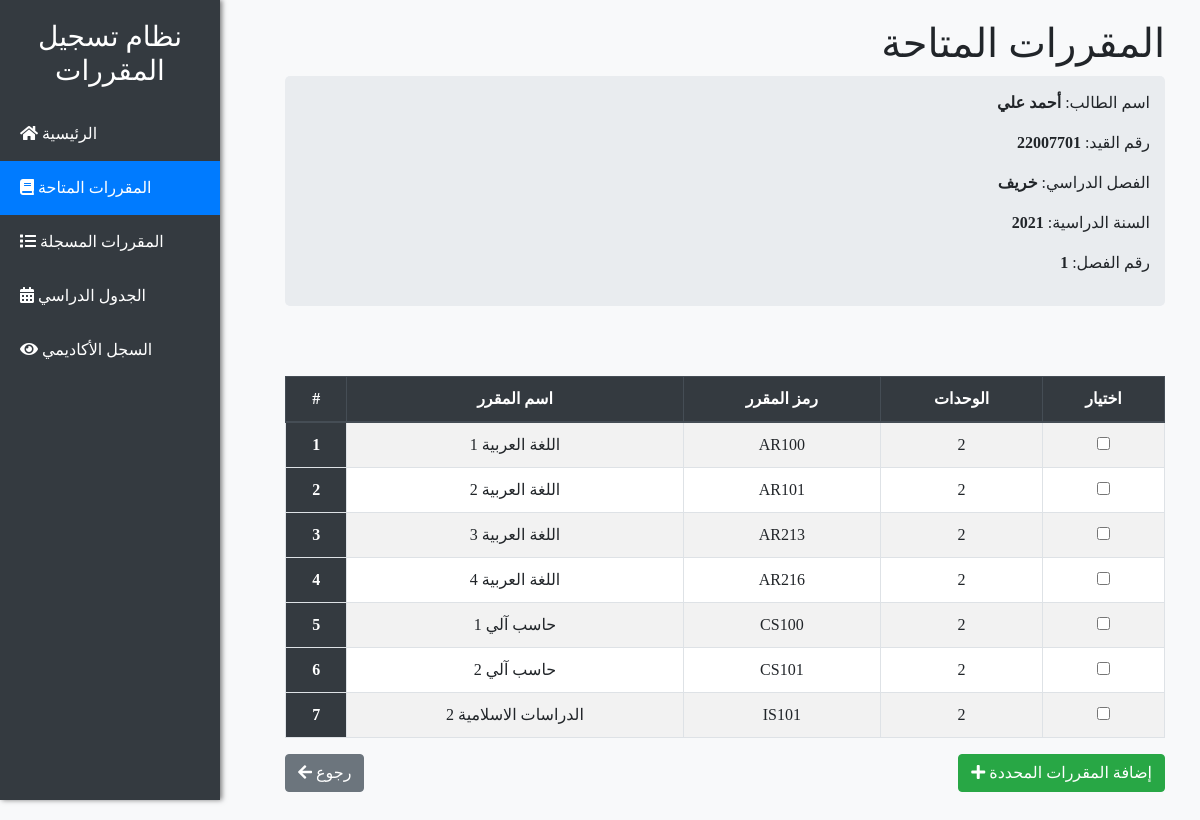
Screenshot of /student/view_courses.php (signed in) with the database file from the repository.
### tables this page shows
CREATE TABLE `students` (
  `id` int(10) NOT NULL,
  `name` varchar(255) NOT NULL,
  `semester` varchar(20) DEFAULT NULL,
  `class_number` int(11) DEFAULT NULL,
  `year` int(11) DEFAULT NULL,
  `password` varchar(255) NOT NULL
);

CREATE TABLE `courses` (
  `id` varchar(6) NOT NULL,
  `name` varchar(255) NOT NULL,
  `status` enum('open','closed') NOT NULL DEFAULT 'open',
  `units` int(11) NOT NULL
);

### student/view_courses.php (the view, shortened to what this page needs)
<?php
include 'db.php';
$student_id = $_SESSION['student_id'];
$stmt = $conn->prepare("SELECT name, year,semester, class_number FROM students WHERE id = ?");
$stmt->bind_param("i", $student_id);
$stmt->execute();
$result = $stmt->get_result();
$studentData = $result->fetch_assoc();
$sql = "SELECT c.id, c.name, c.units
        FROM courses c
        WHERE c.status = 'open'
        AND c.id NOT IN (
            SELECT course_id FROM student_courses WHERE student_id = ?
        )";
$stmt = $conn->prepare($sql);
$stmt->bind_param("i", $student_id);
$stmt->execute();
$result = $stmt->get_result();
$courses = $result->fetch_all(MYSQLI_ASSOC);
?>
<!DOCTYPE html>
<html lang="ar">
<head>
<link rel="stylesheet" href="/Login/assets/css/bootstrap.min.css">
<link rel="stylesheet" href="/Login/assets/css/all.min.css">
<link rel="stylesheet" href="/Login/assets/css/select2.min.css">
    <link rel="stylesheet" href="/Login/CSS/styles.css">
</head>
<body>
    <div class="sidebar">
        <h3>نظام تسجيل المقررات</h3>
        <ul class="nav flex-column">
            <li class="nav-item">
                <a class="nav-link" href="dashboard.php"><i class="fas fa-home"></i> الرئيسية</a>
            </li>
            <li class="nav-item">
                <a class="nav-link active" href="view_courses.php"><i class="fas fa-book"></i> المقررات المتاحة</a>
            </li>
            <li class="nav-item">
                <a class="nav-link" href="view_registered_courses.php"><i class="fas fa-list"></i> المقررات المسجلة</a>
            </li>
            <li class="nav-item">
                <a class="nav-link" href="view_schedule.php"><i class="fas fa-calendar-alt"></i> الجدول الدراسي</a>
            </li>
            <li class="nav-item">
                <a class="nav-link" href="view_classes.php"><i class="fas fa-eye"></i> السجل الأكاديمي</a>
            </li>
        </ul>
    </div>
    <main class="content">
        <div class="container-fluid">
            <div class="header text-right mb-4">
                <h1>المقررات المتاحة</h1>
                <div class="info mb-3">
                    <p>اسم الطالب: <strong><?php echo htmlspecialchars($studentData['name']); ?></strong></p>
                    <p>رقم القيد: <strong><?php echo htmlspecialchars($student_id); ?></strong></p>
                    <p>الفصل الدراسي: <strong><?php echo htmlspecialchars($studentData['semester']); ?></strong></p>
                            <p> السنة الدراسية: <strong><?php echo htmlspecialchars($studentData['year']); ?></strong></p>
                    <?php if (!empty($studentData['class_number'])): ?>
                        <p>رقم الفصل: <strong><?php echo htmlspecialchars($studentData['class_number']); ?></strong></p>
                    <?php endif; ?>
                </div>
<div class="messages-container mb-4">
</div>
                <?php if (empty($courses)): ?>
                    <div class="alert alert-warning text-center">لا توجد مقررات متاحة للتسجيل حالياً.</div>
                <?php else: ?>
                    <form method="POST">
                        <table class="table table-bordered table-striped table-hover text-center">
                            <thead class="thead-dark">
                                <tr>
                                    <th scope="col">#</th>
                                    <th scope="col">اسم المقرر</th>
                                    <th scope="col">رمز المقرر</th>
                                    <th scope="col">الوحدات</th>
                                    <th scope="col">اختيار</th>
                                </tr>
                            </thead>
                            <tbody>
                                <?php foreach ($courses as $index => $course): ?>
                                    <tr>
                                        <th scope="row"><?php echo $index + 1; ?></th>
                                        <td><?php echo htmlspecialchars($course['name']); ?></td>
                                        <td><?php echo htmlspecialchars($course['id']); ?></td>
                                        <td><?php echo htmlspecialchars($course['units']); ?></td>
                                        <td><input type="checkbox" name="addCourses[]" value="<?php echo htmlspecialchars($course['id']); ?>"></td>
                                    </tr>
                                <?php endforeach; ?>
                            </tbody>
                        </table>
                        <div class="d-flex justify-content-between align-items-center mb-4 flex-wrap">
                            <a href="dashboard.php" class="btn btn-secondary mb-2"><i class="fas fa-arrow-left"></i> رجوع</a>
                            <button type="submit" class="btn btn-success mb-2"><i class="fas fa-plus"></i> إضافة المقررات المحددة</button>
                        </div>
                    </form>
                <?php endif; ?>
            </div>
        </div>
    </main>
</body>
</html>

### CSS/styles.css (style rules this page uses)
body { font-family: 'Amiri', serif; background-color: #f8f9fa; margin: 0; }
.navbar-brand, .nav-link { color: #ffffff !important; }
.sidebar { height: 100vh; width: 220px; position: fixed; top: 0; left: 0; background-color: #343a40; color: white; padding-top: 20px; box-shadow: 2px 0 5px rgba(0,0,0,0.5); }
.sidebar h3 { text-align: center; margin-bottom: 20px; color: #ffffff; }
.sidebar a { color: #ffffff; padding: 15px 20px; display: block; text-decoration: none; transition: background-color 0.3s ease; }
.sidebar a:hover, .sidebar a.active { background-color: #007bff; color: white; }
main, .content { margin-left: 250px; padding: 20px; min-height: 100vh; background-color: #f8f9fa; }
.info { background-color: #e9ecef; padding: 15px; border-radius: 5px; margin-bottom: 20px; }
.table { background-color: white; width: 100%; border-collapse: collapse; }
.table th { background-color: #343a40; color: white; padding: 10px; text-align: center; }
.table td { padding: 10px; text-align: center; border: 1px solid #dee2e6; }

### student/view_courses.php (style rules this page uses)
.messages-container { max-height: 300px; overflow-y: auto; padding: 15px; border-radius: 5px; }

### rows the page displays
students: name "أحمد علي", semester "خريف", year "2021", class_number "1"
courses: name "اللغة العربية 1", id "AR100", units "2"
courses: name "اللغة العربية 2", id "AR101", units "2"
courses: name "اللغة العربية 3", id "AR213", units "2"
courses: name "اللغة العربية 4", id "AR216", units "2"
courses: name "حاسب آلي 1", id "CS100", units "2"
courses: name "حاسب آلي 2", id "CS101", units "2"
courses: name "الدراسات الاسلامية 2", id "IS101", units "2"

### other values shown
$student_id "22007701"
